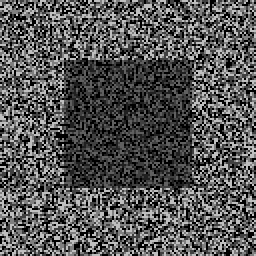
#> input picture omscs/vision-4495/ps2/input/pair0-L.png, 128 x 128 px (shown 2 times larger)
$ python ps2.py   (Python 2 division)
#> lines starting #> are read from the running program, lines starting #| are printed output that depends on the picture
### omscs/vision-4495/ps2/disparity_ssd.py
import numpy as np
import cv2

def disparity_ssd(L, R):
    """Compute disparity map D(y, x) such that: L(y, x) = R(y, x + D(y, x))

    Params:
    L: Grayscale left image
    R: Grayscale right image, same size as L

    Returns: Disparity map, same size as L, R
    """
    rows, columns = L.shape
    DSI = np.zeros((rows, columns, columns))
    boxsize = 5
    im_filter = np.ones((boxsize, boxsize)) / (boxsize * boxsize)
    for d in range(0, columns):
        rshift = np.roll(R, -d , axis = 1)
        #rshift = np.pad(R, ((0,0), (0,d)), mode='symmetric')[:,d:]
        diff = np.subtract(L, rshift)
        diff = np.power(diff, 2)
        ssd = cv2.filter2D(diff, ddepth=-1, kernel=im_filter)
        DSI[:,:,d] = ssd
    D = np.argmin(DSI, axis=2)
    for y in range(rows):
        for x in range(columns):
            if D[y,x] + x > columns:
                D[y,x] = D[y,x] - columns
    return D

### omscs/vision-4495/ps2/disparity_ncorr.py
import numpy as np
import cv2

def disparity_ncorr(L, R):
    """Compute disparity map D(y, x) such that: L(y, x) = R(y, x + D(y, x))

    Params:
    L: Grayscale left image
    R: Grayscale right image, same size as L

    Returns: Disparity map, same size as L, R
    """
    rows, columns = L.shape
    DSI = np.zeros((rows, columns, columns))
    boxsize = 5
    im_filter = np.ones((boxsize, boxsize)) #/ (boxsize * boxsize)
    #s = np.sqrt((L*L) * (R*R))
    for d in range(0, columns):
        rshift = np.roll(R, -d, axis = 1)
        Rtx = cv2.filter2D(L * rshift, ddepth=-1, kernel=im_filter)
        Rxx = cv2.filter2D(L * L, ddepth=-1, kernel=im_filter)
        Rtt = cv2.filter2D(rshift * rshift, ddepth=-1, kernel=im_filter)
        mult = Rtx / np.sqrt(Rxx * Rtt)
        #ncorr = cv2.filter2D(mult, ddepth=-1, kernel=im_filter)
        DSI[:,:,d] = mult #ncorr #cv2.filter2D(Rxx * Rtt, ddepth=-1, kernel=im_filter))
    D = np.argmax(DSI, axis=2)
    for y in range(rows):
        for x in range(columns):
            if D[y,x] + x > columns:
                D[y,x] = D[y,x] - columns
    print D.shape
    return D

### omscs/vision-4495/ps2/ps2.py
# ps2
import os
import numpy as np
import cv2
import time
## 1-a
# Read images
L = cv2.imread(os.path.join('input', 'pair0-L.png'), 0) * (1.0 / 255.0)  # grayscale, [0, 1]
#> L: shape (128, 128) float64; min 0, max 0.749, mean 0.327
R = cv2.imread(os.path.join('input', 'pair0-R.png'), 0) * (1.0 / 255.0)
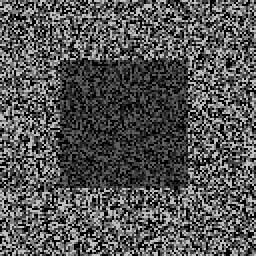
#> input picture omscs/vision-4495/ps2/input/pair0-R.png, 128 x 128 px (shown 2 times larger)
#> R: shape (128, 128) float64; min 0, max 0.749, mean 0.327

# Compute disparity (using method disparity_ssd defined in disparity_ssd.py)
from disparity_ssd import disparity_ssd
D_L = disparity_ssd(L, R)
#> the loop in disparity_ssd, `for d in range(0, columns):` made 128 passes
#> pass 1, in disparity_ssd, `ssd = cv2.filter2D(diff, ddepth=-1, kernel=im_filter)`:
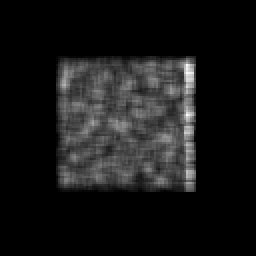
#> ssd: shape (128, 128) float64 (shown 2 times larger); min 0, max 0.123, mean 0.0111; drawn with min black and max white
#> in disparity_ssd, `D = np.argmin(DSI, axis=2)`: D: shape (128, 128) int64; 73 distinct labels, from 0 to 126
D_R = disparity_ssd(R, L)
#> after the loop in disparity_ssd (call 2), `for d in range(0, columns):`:
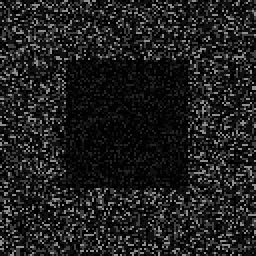
#> diff: shape (128, 128) float64 (shown 2 times larger); min 0, max 0.561, mean 0.126
#> in disparity_ssd (call 2), `D = np.argmin(DSI, axis=2)`: D: shape (128, 128) int64; 85 distinct labels, from 0 to 127
#> after the loop in disparity_ssd (call 2), `for y in range(rows):`:
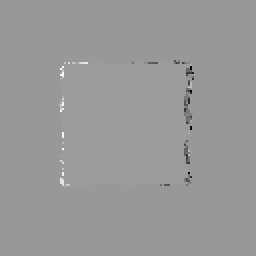
#> D: shape (128, 128) int64 (shown 2 times larger); min -93, max 63, mean 0.3; drawn with min black and max white
print np.amax(D_L), np.amax(D_R)
#| 84 63
#cv2.imshow("L", D_R*(1.0)/np.max(D_R))
#time.sleep(30)

from disparity_ncorr import disparity_ncorr
Dn_L = disparity_ncorr(L, R)
#> the loop in disparity_ncorr, `for d in range(0, columns):` made 128 passes
#> pass 1, in disparity_ncorr, `Rtt = cv2.filter2D(rshift * rshift, ddepth=-1, kernel=im_filter)`:
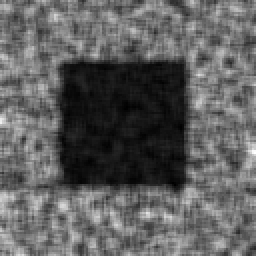
#> Rtt: shape (128, 128) float64 (shown 2 times larger); min 0.567, max 10.85, mean 4.41; drawn with min black and max white
#> pass 1, in disparity_ncorr, `mult = Rtx / np.sqrt(Rxx * Rtt)`:
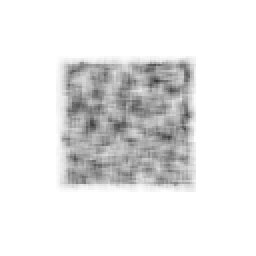
#> mult: shape (128, 128) float64 (shown 2 times larger); min 0.213, max 1, mean 0.911
#> in disparity_ncorr, `D = np.argmax(DSI, axis=2)`: D: shape (128, 128) int64; 78 distinct labels, from 0 to 127
#| (128, 128)
Dn_R = disparity_ncorr(R, L)
#> in disparity_ncorr (call 2), `D = np.argmax(DSI, axis=2)`: D: shape (128, 128) int64; 82 distinct labels, from 0 to 127
#> after the loop in disparity_ncorr (call 2), `for y in range(rows):`:
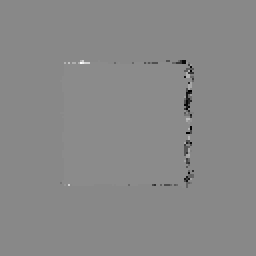
#> D: shape (128, 128) int64 (shown 2 times larger); min -93, max 81, mean 0.1; drawn with min black and max white
#| (128, 128)
print np.amax(D_L), np.amax(D_R)
#| 84 63
#cv2.imshow("L", D_R*(1.0)/np.max(D_R))

# TODO: Save output images (D_L as output/ps2-1-a-1.png and D_R as output/ps2-1-a-2.png)
# Note: They may need to be scaled/shifted before saving to show results properly

# TODO: Rest of your code here
